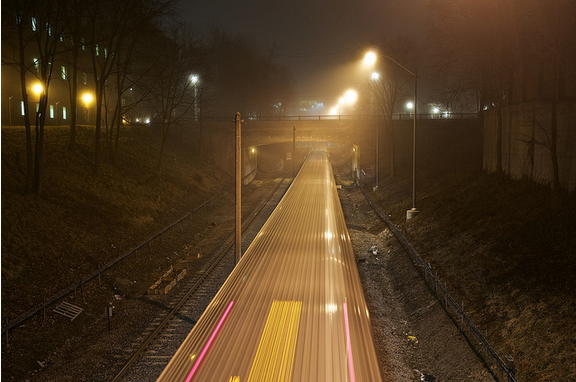
%> input picture test image/Img3.bmp, 576 x 382 px
$ octave main_program.m   (GNU Octave 9; MATLAB toolbox functions it lacks are replaced by stand-ins)
%> lines starting %> are read from the running program, lines starting %| are printed output that depends on the picture
%> further down, image_org is the input picture: size 382x576x3 uint8; mean R, G, B 76.5, 55.3, 31.1
### image_padding.m
function [image_padded] = image_padding(image_org,patchsize_x,patchsize_y)
%> called with patchsize_x = 15, patchsize_y = 15
% padding the image suitable for the patch to operate block operation
%
% input:
%      -image_org: the original image
%      -patchsize_x: the patch size OMEGA along x
%      -patchsize_y: the patch size OMEGA along y

[image_sizey,image_sizex,~] = size(image_org);
%> image_sizey = 382; image_sizex = 576
padpixel_x = patchsize_x*ceil(image_sizex/patchsize_x) - image_sizex;
%> padpixel_x = 9
padpixel_y = patchsize_y*ceil(image_sizey/patchsize_y) - image_sizey;
%> padpixel_y = 8
% calculate the num of padding pixels on each position
padpixel_left = floor((padpixel_x+1)/2);
%> padpixel_left = 5
padpixel_right = padpixel_x - padpixel_left;
%> padpixel_right = 4
padpixel_up = floor((padpixel_y+1)/2);
%> padpixel_up = 4
padpixel_down = padpixel_y - padpixel_up;
%> padpixel_down = 4

block_left = repmat(image_org(:,1,:),1,padpixel_left,1);
block_right = repmat(image_org(:,end,:),1,padpixel_right,1);
image_padded = [block_left image_org block_right];

block_up = repmat(image_padded(1,:,:),padpixel_up,1,1);
block_down = repmat(image_padded(end,:,:),padpixel_down,1,1);
image_padded = [block_up; image_padded; block_down];
%> image_padded: size 390x585x3 uint8
end

### MPI_calcu.m
function [Omega_R,Omega_G,Omega_B] = MPI_calcu(image_R,image_G,image_B,patchsize_y,patchsize_x)
%> called with patchsize_y = 15, patchsize_x = 15
% calculate the MPI of the image
%     -inputs:
%     -image_R G B: CHANNELS
%     -patchsize_x: the patch size OMEGA along x
%     -patchsize_y: the patch size OMEGA along y
MPI_blockfun = @(block_struct) block_struct.data*0 + max( max(block_struct.data) );
Omega_R = blockproc( double(image_R),[patchsize_y,patchsize_x],MPI_blockfun);
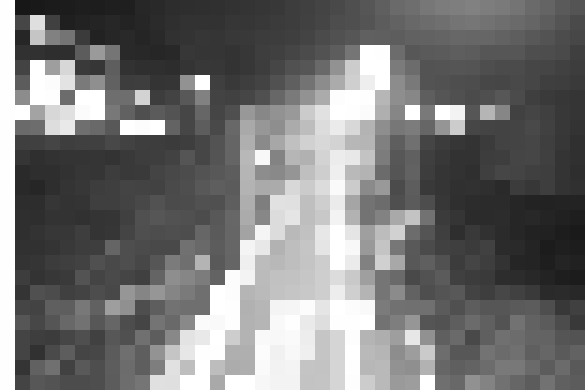
%> Omega_R: size 390x585 double; min 23, max 255, mean 116.6
Omega_G = blockproc( double(image_G),[patchsize_y,patchsize_x],MPI_blockfun);
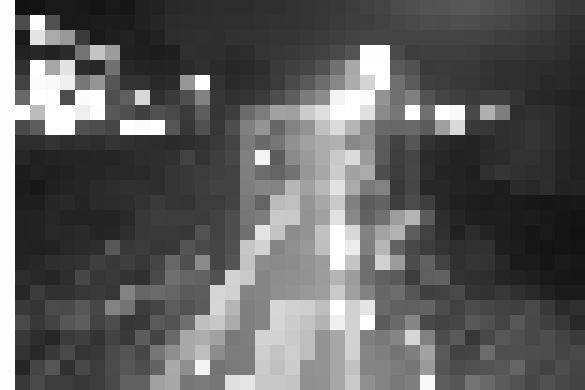
%> Omega_G: size 390x585 double; min 18, max 255, mean 95.3
Omega_B = blockproc( double(image_B),[patchsize_y,patchsize_x],MPI_blockfun);
end

### MAX_MatrixValue.m
function max_value = MAX_MatrixValue(a,b,c)
% this function gives the max value of input matrix at corresponding
% position
%
%     -inputs:
%     -matrix a,b,c

max_value = max(a,b);
max_value = max(max_value,c);
end

### guidedfilter.m
function q = guidedfilter(I, p, r, eps)
%   GUIDEDFILTER   O(1) time implementation of guided filter.
%
%   - guidance image: I (should be a gray-scale/single channel image)
%   - filtering input image: p (should be a gray-scale/single channel image)
%   - local window radius: r
%   - regularization parameter: eps

[hei, wid] = size(I);
N = boxfilter(ones(hei, wid), r); % the size of each local patch; N=(2r+1)^2 except for boundary pixels.

mean_I = boxfilter(I, r) ./ N;
mean_p = boxfilter(p, r) ./ N;
mean_Ip = boxfilter(I.*p, r) ./ N;
cov_Ip = mean_Ip - mean_I .* mean_p; % this is the covariance of (I, p) in each local patch.

mean_II = boxfilter(I.*I, r) ./ N;
var_I = mean_II - mean_I .* mean_I;

a = cov_Ip ./ (var_I + eps); % Eqn. (5) in the paper;
b = mean_p - a .* mean_I; % Eqn. (6) in the paper;

mean_a = boxfilter(a, r) ./ N;
mean_b = boxfilter(b, r) ./ N;

q = mean_a .* I + mean_b; % Eqn. (8) in the paper;
end

### boxfilter.m
function imDst = boxfilter(imSrc, r)

%   BOXFILTER   O(1) time box filtering using cumulative sum
%
%   - Definition imDst(x, y)=sum(sum(imSrc(x-r:x+r,y-r:y+r)));
%   - Running time independent of r;
%   - Equivalent to the function: colfilt(imSrc, [2*r+1, 2*r+1], 'sliding', @sum);
%   - But much faster.

[hei, wid] = size(imSrc);
imDst = zeros(size(imSrc));

%cumulative sum over Y axis
imCum = cumsum(imSrc, 1);
%difference over Y axis
imDst(1:r+1, :) = imCum(1+r:2*r+1, :);
imDst(r+2:hei-r, :) = imCum(2*r+2:hei, :) - imCum(1:hei-2*r-1, :);
imDst(hei-r+1:hei, :) = repmat(imCum(hei, :), [r, 1]) - imCum(hei-2*r:hei-r-1, :);

%cumulative sum over X axis
imCum = cumsum(imDst, 2);
%difference over Y axis
imDst(:, 1:r+1) = imCum(:, 1+r:2*r+1);
imDst(:, r+2:wid-r) = imCum(:, 2*r+2:wid) - imCum(:, 1:wid-2*r-1);
imDst(:, wid-r+1:wid) = repmat(imCum(:, wid), [1, r]) - imCum(:, wid-2*r:wid-r-1);
end

### MIN_MatrixValue.m
function min_value = MIN_MatrixValue(a,b,c)
% this function gives the min value of input matrix at corresponding
% position
%
%     -inputs:
%     -matrix a,b,c

min_value = min(a,b);
min_value = min(min_value,c);
end

### main_program.m
% ----------------------------------------------------------------------
% title: Fast Haze Removal for Nighttime Image Using Maximum Reflectance Prior
% 2021/09/06, Yifei Liu
clear
clc
close all
% parameters:
%     -patchsize_x: the size of patch along x pos
%     -patchsize_y: the size of patch along y pos
%     -Filter_radius: the kernel radius of the GuidedFilter
%     -GuidedFilter_para: the parameter epsilon of the GuidedFilter
%     -t_0: the boundary of reflection index in the dark channel method
patchsize_x = 15;
patchsize_y = 15;
Filter_radius = 32;
GuidedFilter_para = 0.01;
t_0 = 0.05;

% -------------------compute the time consumption-------------------
% tic
image_org = imread('Img3.bmp');    % nighttime haze image
figure
imshow(image_org)
image_padded = image_padding(image_org,patchsize_x,patchsize_y);    % padding
image_grey = double( rgb2gray(image_padded) );    % calculate grey layer

%% ---------------the first part, estimate Eta-------------------
% calculate MPI
[Momega_chanR,Momega_chanG,Momega_chanB] =...
    MPI_calcu(image_padded(:,:,1),image_padded(:,:,2),image_padded(:,:,3),...
    patchsize_y,patchsize_x);
% figure
% imshow( cat( 3,uint8(Momega_chanR),uint8(Momega_chanG),uint8(Momega_chanB) ) )

% Momega_chanRGB consist of blocks of the same value,
% degrade the matrix to reduce the calculation
Momega_chanR = Momega_chanR(1:patchsize_y:end,1:patchsize_x:end);
Momega_chanG = Momega_chanG(1:patchsize_y:end,1:patchsize_x:end);
Momega_chanB = Momega_chanB(1:patchsize_y:end,1:patchsize_x:end);
% normalize
Lj = MAX_MatrixValue(Momega_chanR,Momega_chanG,Momega_chanB);
Eta_omegaR = Momega_chanR ./ Lj;
Eta_omegaG = Momega_chanG ./ Lj;
Eta_omegaB = Momega_chanB ./ Lj;
% recover the matrix to blocks
Eta_omegaR = kron(Eta_omegaR,ones(patchsize_y,patchsize_x));
Eta_omegaG = kron(Eta_omegaG,ones(patchsize_y,patchsize_x));
Eta_omegaB = kron(Eta_omegaB,ones(patchsize_y,patchsize_x));
% refine (using guided filter)
Eta_R = guidedfilter(image_grey, Eta_omegaR,Filter_radius,GuidedFilter_para);
%> in boxfilter, `imDst(:, wid-r+1:wid) = repmat(imCum(:, wid), [1, r]) - imCum(:, wid-2..`: imDst: size 390x585 double; min 1089, max 4225, mean 3936.6
%> call 2 of boxfilter, with r = 32
%> in boxfilter (call 2), `imDst(hei-r+1:hei, :) = repmat(imCum(hei, :), [r, 1]) - imCum(hei-2*r:..`: imDst: size 390x585 double; min 339, max 16510, mean 3755.8
%> in boxfilter (call 2), `imDst(:, 1:r+1) = imCum(:, 1+r:2*r+1);`: imDst: size 390x585 double; min 351, max 342178, mean 13256.2
%> in boxfilter (call 2), `imDst(:, wid-r+1:wid) = repmat(imCum(:, wid), [1, r]) - imCum(:, wid-2..`:
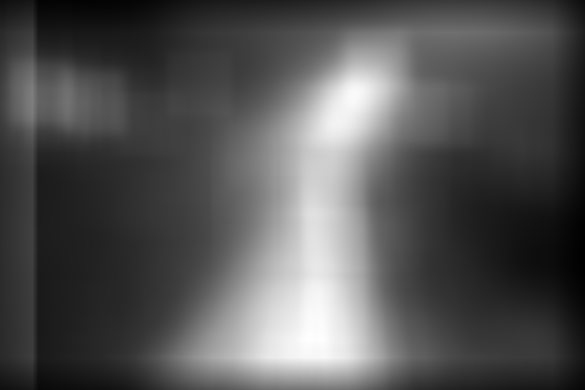
%> imDst: size 390x585 double; min 28067, max 660398, mean 236709.1; drawn with min black and max white
%> in guidedfilter, `mean_I = boxfilter(I, r) ./ N;`:
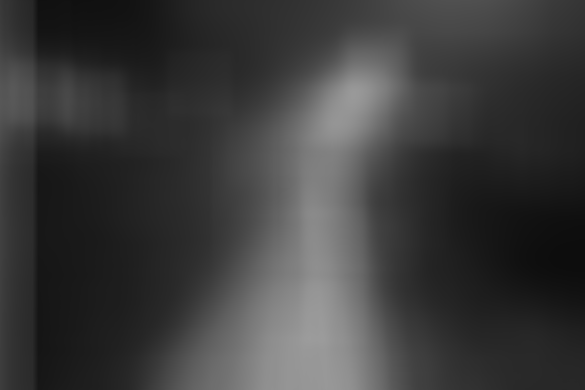
%> mean_I: size 390x585 double; min 13.08, max 156.3, mean 59.9
%> call 3 of boxfilter, with r = 32
%> in boxfilter (call 3), `imDst(hei-r+1:hei, :) = repmat(imCum(hei, :), [r, 1]) - imCum(hei-2*r:..`:
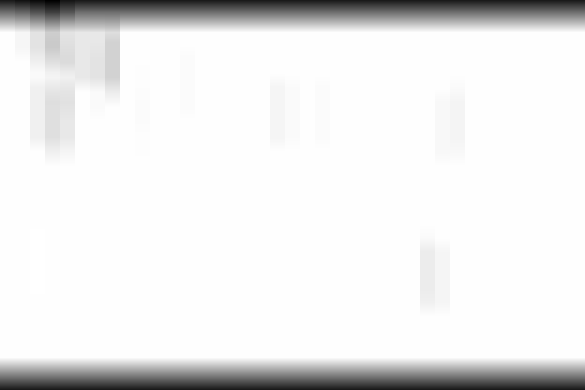
%> imDst: size 390x585 double; min 29.28, max 65, mean 62.1; drawn with min black and max white
%> in boxfilter (call 3), `imCum = cumsum(imDst, 2);`:
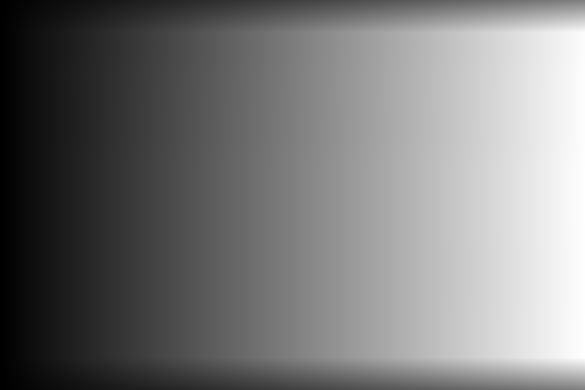
%> imCum: size 390x585 double; min 33, max 38025, mean 18156.3; drawn with min black and max white
%> call 5 of boxfilter, with r = 32
%> in boxfilter (call 5), `imDst(r+2:hei-r, :) = imCum(2*r+2:hei, :) - imCum(1:hei-2*r-1, :);`:
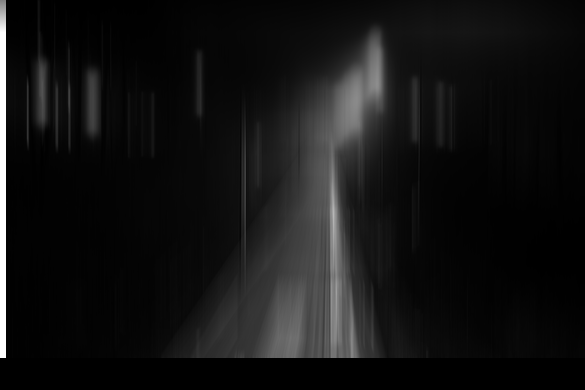
%> imDst: size 390x585 double; min 0, max 4193540, mean 327093.9; drawn with min black and max white
Eta_G = guidedfilter(image_grey, Eta_omegaG,Filter_radius,GuidedFilter_para);
Eta_B = guidedfilter(image_grey, Eta_omegaB,Filter_radius,GuidedFilter_para);
figure
imshow(uint8(255*cat(3,Eta_omegaR,Eta_omegaG,Eta_omegaB)))

% remove the color effect AND clip the value to [0 255]
imagehat_R = double( image_padded(:,:,1) ) ./ Eta_R; imagehat_R( imagehat_R > 255 ) = 255;
imagehat_G = double( image_padded(:,:,2) ) ./ Eta_G; imagehat_G( imagehat_G > 255 ) = 255;
imagehat_B = double( image_padded(:,:,3) ) ./ Eta_B; imagehat_B( imagehat_B > 255 ) = 255;
% figure
% imshow(cat(3,uint8(imagehat_R),uint8(imagehat_G),uint8(imagehat_B) ))
%% ---------------the second part, estimate t---------------------------------
% calculate MPI
[Momegahat_chanR,Momegahat_chanG,Momegahat_chanB] =...
    MPI_calcu(imagehat_R,imagehat_G,imagehat_B,...
    patchsize_y,patchsize_x);
% estimate Lomega and refine
L_omega = MAX_MatrixValue(Momegahat_chanR,Momegahat_chanG,Momegahat_chanB);
Lj = guidedfilter(image_grey, L_omega,Filter_radius,GuidedFilter_para);
% estimate t
DarkDefuze_blockfun = @(block_struct) block_struct.data*0 + min( min(block_struct.data) );
Ihat_min = MIN_MatrixValue(imagehat_R,imagehat_G,imagehat_B);
fraction_up = blockproc(Ihat_min,[patchsize_y,patchsize_x],DarkDefuze_blockfun);
t_omega = 1 - ( fraction_up ./ blockproc(Lj,[patchsize_y,patchsize_x],DarkDefuze_blockfun) );
% refine (using guided filter) AND clip the value to [0 1]
tj = guidedfilter(image_grey, t_omega,Filter_radius,GuidedFilter_para);
tj( tj > 1 ) = 1;
tj( tj < 0 ) = 0;
%% -------------------------rehaze-----------------------------
J_R = (imagehat_R - Lj) ./ max(tj,t_0) + Lj;
J_G = (imagehat_G - Lj) ./ max(tj,t_0) + Lj;
J_B = (imagehat_B - Lj) ./ max(tj,t_0) + Lj;

J_R = uint8(J_R);
J_G = uint8(J_G);
J_B = uint8(J_B);
% --------------------time consumption-------------------------
% toc
% disp(['运行时间：',num2str(toc)])
figure
imshow(cat(3,J_R,J_G,J_B))
% imwrite(cat(3,J_R,J_G,J_B),'D:\Img5_dehaze2.bmp')

$ run again, with test image/Img1.bmp copied over test image/Img3.bmp
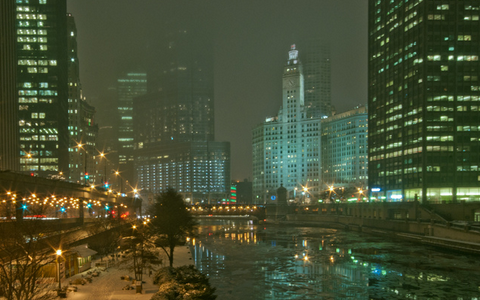
%> input picture test image/Img1.bmp, 480 x 300 px
%> image_org is the input picture: size 300x480x3 uint8; mean R, G, B 70.4, 78, 49.9
%> block_left = []
%> in boxfilter (call 5), `imDst(hei-r+1:hei, :) = repmat(imCum(hei, :), [r, 1]) - imCum(hei-2*r:..`:
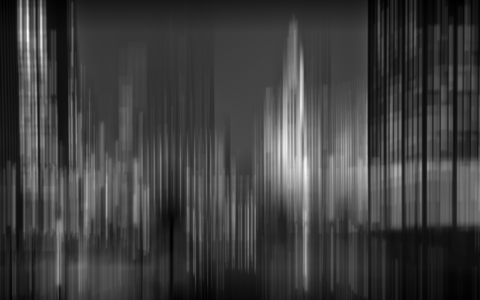
%> imDst: size 300x480 double; min 39077, max 1435197, mean 384122; drawn with min black and max white
%> in boxfilter (call 5), `imCum = cumsum(imDst, 2);`:
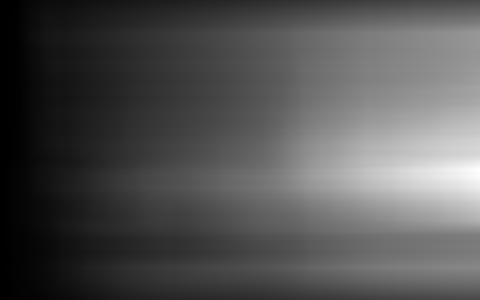
%> imCum: size 300x480 double; min 79161, max 286586300, mean 93677345.4; drawn with min black and max white

$ run again, with test image/Img2.bmp copied over test image/Img3.bmp
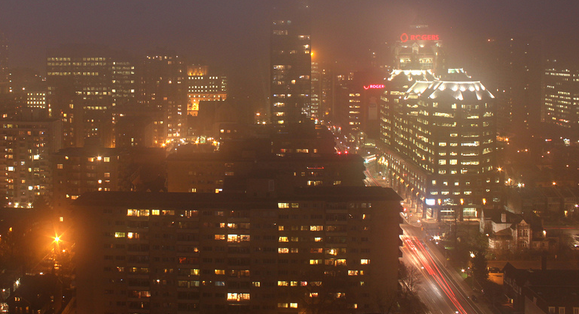
%> input picture test image/Img2.bmp, 579 x 314 px
%> image_org is the input picture: size 314x579x3 uint8; mean R, G, B 111.4, 76.1, 53.6
%> block_down = []
%> in boxfilter (call 3), `imDst(hei-r+1:hei, :) = repmat(imCum(hei, :), [r, 1]) - imCum(hei-2*r:..`:
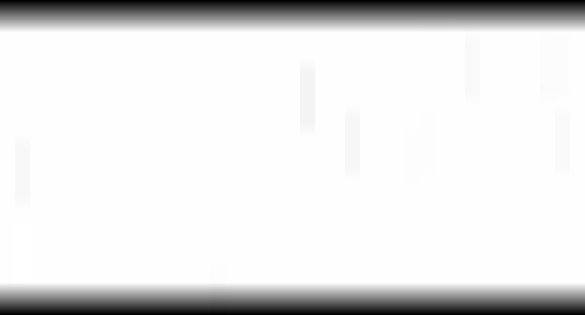
%> imDst: size 315x585 double; min 32.85, max 65, mean 61.6; drawn with min black and max white
%> in boxfilter (call 5), `imDst(r+2:hei-r, :) = imCum(2*r+2:hei, :) - imCum(1:hei-2*r-1, :);`:
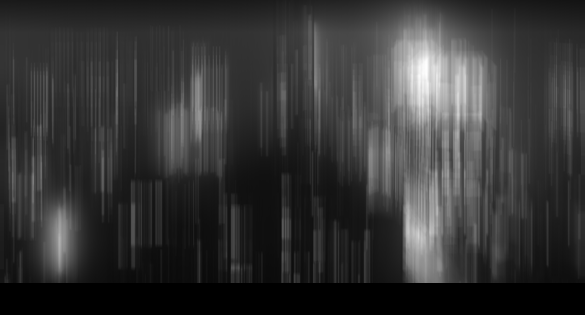
%> imDst: size 315x585 double; min 0, max 2367002, mean 500456.4; drawn with min black and max white

$ run again, with test image/Img4.bmp copied over test image/Img3.bmp
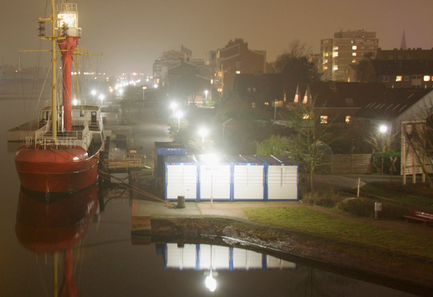
%> input picture test image/Img4.bmp, 433 x 297 px
%> image_org is the input picture: size 297x433x3 uint8; mean R, G, B 113.3, 97, 75.2
%> in boxfilter (call 5), `imDst(r+2:hei-r, :) = imCum(2*r+2:hei, :) - imCum(1:hei-2*r-1, :);`:
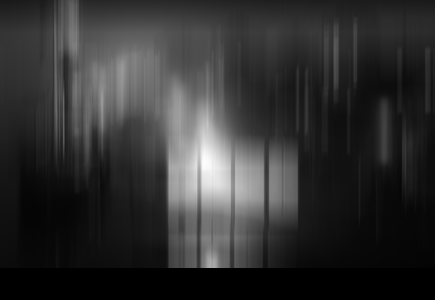
%> imDst: size 300x435 double; min 0, max 3808098, mean 741344.8; drawn with min black and max white
